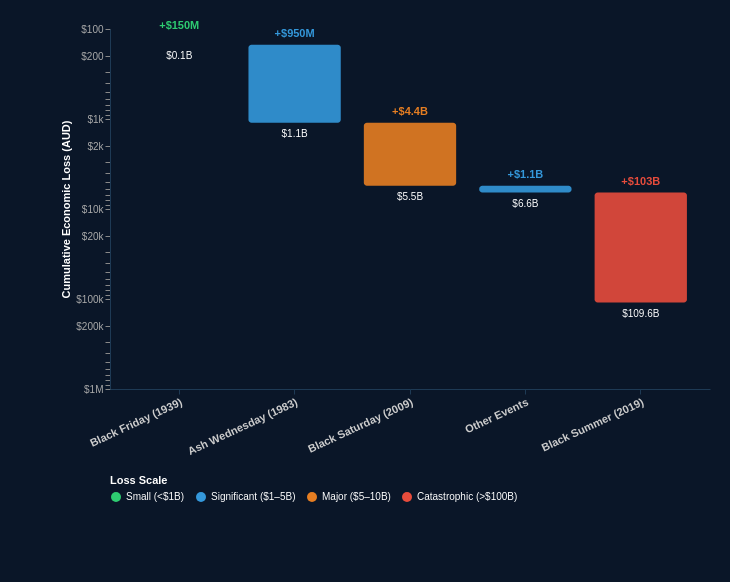

This figure's Vega-Lite source:
### Vega specification from a JSON file in a GitHub repository (floating-point values rounded to 4 significant figures)
{"$schema": "https://vega.github.io/schema/vega/v5.json", "width": 600, "height": 360, "padding": {"left": 60, "right": 20, "top": 20, "bottom": 80}, "background": "#0a1628", "data": [{"name": "source", "values": [{"event": "Black Friday", "year": 1939, "loss": 150, "prev": 0, "cumulative": 150, "change": "+$150M", "type": "small"}, {"event": "Ash Wednesday", "year": 1983, "loss": 950, "prev": 150, "cumulative": 1100, "change": "+$950M", "type": "medium"}, {"event": "Black Saturday", "year": 2009, "loss": 4400, "prev": 1100, "cumulative": 5500, "change": "+$4.4B", "type": "large"}, {"event": "Other Events", "year": null, "loss": 1065, "prev": 5500, "cumulative": 6565, "change": "+$1.1B", "type": "medium"}, {"event": "Black Summer", "year": 2019, "loss": 103000, "prev": 6565, "cumulative": 109565, "change": "+$103B", "type": "extreme"}]}], "scales": [{"name": "x", "type": "band", "domain": {"data": "source", "field": "event"}, "range": "width", "padding": 0.2}, {"name": "y", "type": "log", "domain": [100, 120000], "range": "height", "reverse": true, "nice": true}, {"name": "color", "type": "ordinal", "domain": ["small", "medium", "large", "extreme"], "range": ["#2ecc71", "#3498db", "#e67e22", "#e74c3c"]}], "axes": [{"orient": "bottom", "scale": "x", "labelColor": "#cccccc", "labelFontSize": 11, "labelFontWeight": "bold", "domainColor": "#1e3a55", "tickColor": "#1e3a55", "encode": {"labels": {"update": {"text": {"signal": "datum.value + (datum.value === 'Black Friday' ? ' (1939)' : datum.value === 'Ash Wednesday' ? ' (1983)' : datum.value === 'Black Saturday' ? ' (2009)' : datum.value === 'Black Summer' ? ' (2019)' : '')"}, "angle": {"value": -25}, "align": {"value": "right"}}}}}, {"orient": "left", "scale": "y", "labelColor": "#aaaaaa", "labelFontSize": 10, "domainColor": "#1e3a55", "gridColor": "#1a2a3a", "gridDash": [3, 3], "title": "Cumulative Economic Loss (AUD)", "titleColor": "#ffffff", "titleFontSize": 11, "format": "$~s"}], "marks": [{"type": "rect", "from": {"data": "source"}, "encode": {"enter": {"x": {"scale": "x", "field": "event"}, "width": {"scale": "x", "band": 1}, "y": {"scale": "y", "field": "prev"}, "y2": {"scale": "y", "field": "cumulative"}, "fill": {"scale": "color", "field": "type"}, "opacity": {"value": 0.9}, "cornerRadius": {"value": 3}, "tooltip": {"signal": "{'Event': datum.event + (datum.year ? ' (' + datum.year + ')' : ''), 'Added Loss': datum.change, 'Running Total': '$' + format(datum.cumulative, ',.0f') + 'M'}"}}, "hover": {"opacity": {"value": 1}}}}, {"type": "text", "from": {"data": "source"}, "encode": {"enter": {"x": {"signal": "scale('x', datum.event) + bandwidth('x') / 2"}, "y": {"scale": "y", "field": "prev", "offset": -8}, "align": {"value": "center"}, "fill": {"scale": "color", "field": "type"}, "fontSize": {"value": 11}, "fontWeight": {"value": "bold"}, "text": {"field": "change"}}}}, {"type": "text", "from": {"data": "source"}, "encode": {"enter": {"x": {"signal": "scale('x', datum.event) + bandwidth('x') / 2"}, "y": {"scale": "y", "field": "cumulative", "offset": 14}, "align": {"value": "center"}, "fill": {"value": "#ffffff"}, "fontSize": {"value": 10}, "text": {"signal": "'$' + format(datum.cumulative / 1000, '.1f') + 'B'"}}}}], "legends": [{"fill": "color", "orient": "bottom", "direction": "horizontal", "labelColor": "#ffffff", "titleColor": "#ffffff", "title": "Loss Scale", "encode": {"labels": {"update": {"text": {"signal": "datum.value === 'small' ? 'Small (<$1B)' : datum.value === 'medium' ? 'Significant ($1–5B)' : datum.value === 'large' ? 'Major ($5–10B)' : 'Catastrophic (>$100B)'"}}}}}]}
